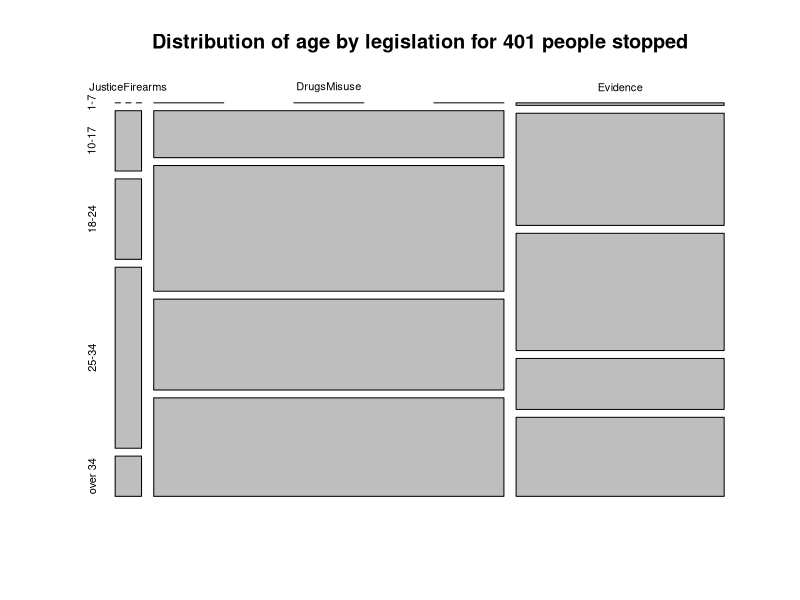
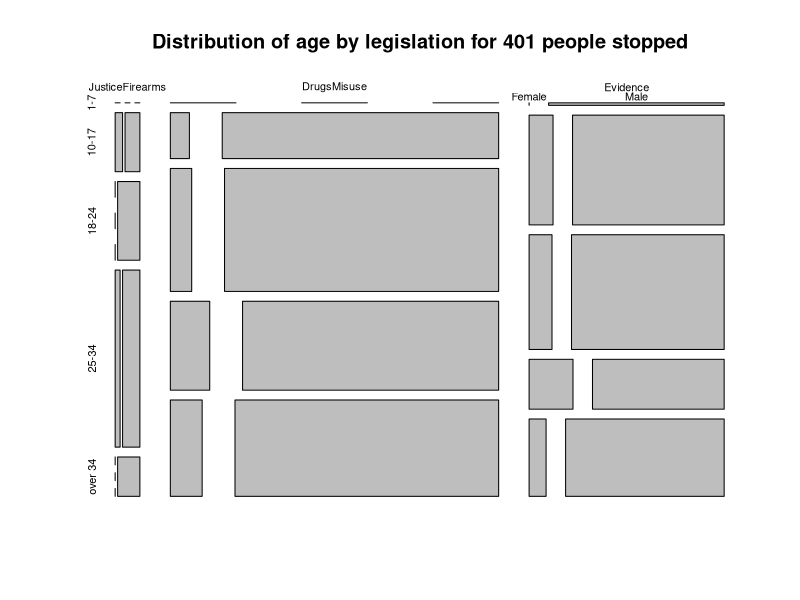
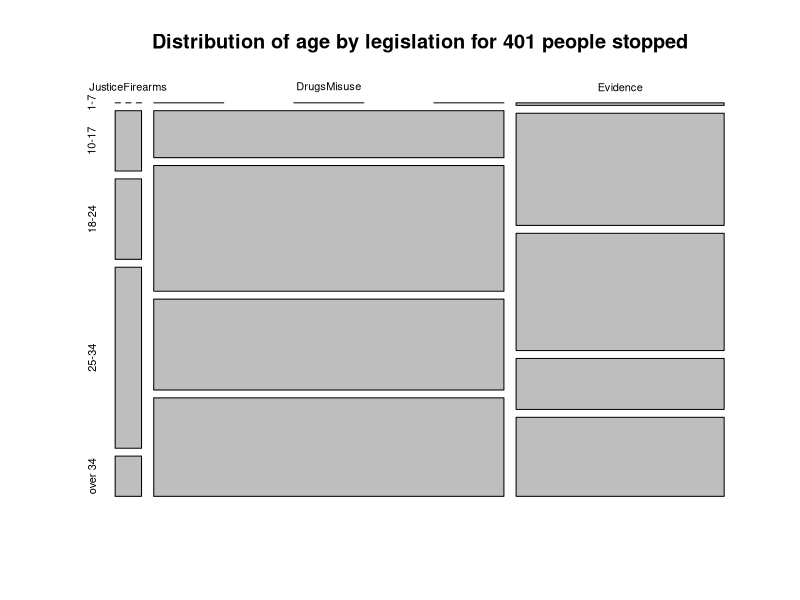

Write the R code that produced these figures, in order.
## ---- chunk 1
library(dplyr)
library(rio)
library(magrittr)
library(readxl)
StopS <- read_excel("StopSearchWk3.xlsx")
names(StopS)   # check what is in the file.
## ---- chunk 2
 StopS <- StopS[,c(1,2,7:15)]
 names(StopS)  # I check that I have achieved what I intended
## ---- chunk 3
names(StopS)[c(4:6,8,10,11)] <- c('AgeRange', 'SelfEthnicity', 'OfficerDefEthnic',
                                  'AimSearch','OutcomeLinkAim','RemovalMoreClothing')
## ---- chunk 4
str(StopS)
## ---- chunk 5
StopS<- StopS%>% mutate(Gender=factor(Gender),AgeRange=factor(AgeRange),
            Legislation = factor(Legislation), Outcome = factor(Outcome),Type=factor(Type),
            AimSearch=factor(AimSearch),
            SelfEthnicity=factor(SelfEthnicity),OfficerDefEthnic=factor(OfficerDefEthnic))
## ---- chunk 6
str(StopS)
## ---- chunk 7
summary(StopS)
## ---- chunk 8
 Types <- factor(StopS$Type,labels=c("PersonVehicle","Person"))
 table(Types,StopS$Type) # This is an example of checking you have got it right!
 StopS <- StopS %>% mutate(Type=factor(StopS$Type,labels=c("PersonVehicle","Person")) )
## ---- chunk 9
legis <- StopS$Legislation
levels(legis) <- list("JusticeFirearms"=c("Crimil Justice Act 1988 (section 139B)",
          "Firearms Act 1968 (section 47)"),
          "DrugsMisuse"="Misuse of Drugs Act 1971 (section 23)",
          "Evidence"="Police and Crimil Evidence Act 1984 (section 1)")
table(legis) # to show what has been done
 StopS <- StopS %>% mutate(Legislation=factor(as.numeric(Legislation), 
                                              levels=c(1,2,3,4),                                             labels=c("JusticeFirearms","JusticeFirearms","DrugsMisuse","Evidence")))
## ---- chunk 10
library(lubridate)
help("lubridate")  # You can find out about lubridate this way, or through CRAN.
 StopS$dayDate = date(StopS$Date)
StopS$hourDay = as.numeric(substring(StopS$Date,12,13)) # Find a better way?
save(StopS, file='myStopSearch.rda') # save for future use.
## ---- chunk 11
 table(StopS$Gender,StopS$AgeRange)
 table(StopS$AgeRange,StopS$Gender)
 proportions(table(StopS$Gender,StopS$AgeRange),1)
 100*proportions(table(StopS$Gender,StopS$AgeRange),2)
## ---- chunk 12
knitr::kable(table(StopS$Gender,StopS$AgeRange),
  caption = "Gender by Age; 401 people stopped")
knitr::kable(100*proportions(table(StopS$Gender,StopS$AgeRange),2),
             digits=0,
  caption = "Percentage sex by age; 401 people stopped")
knitr::kable(100*proportions(table(StopS$Gender,StopS$AgeRange),2),
             digits=1,
  caption = "Percentage sex by age; 401 people stopped")
knitr::kable(100*proportions(table(StopS$Gender,StopS$AgeRange),1),
             digits=1,
  caption = "Percentage sex by age; 401 people stopped")
## ---- chunk 13
 plot(table(StopS$Legislation,StopS$AgeRange),
      main="Distribution of age by legislation for 401 people stopped")
## ---- chunk 14
 plot(table(StopS$Legislation,StopS$AgeRange,StopS$Gender),
      main="Distribution of age by legislation for 401 people stopped")
## ---- chunk 15
knitr::opts_chunk$set(echo = TRUE, fig.width = 8, fig.height = 5)
## ---- chunk 16
 svg(file = "JLH.svg", width = 8, height = 5)
 print( plot(table(StopS$Legislation,StopS$AgeRange),
      main="Distribution of age by legislation for 401 people stopped"))
        ##  This writes the graph to the file
 invisible(dev.off())          ##  This is essential, to close the file
